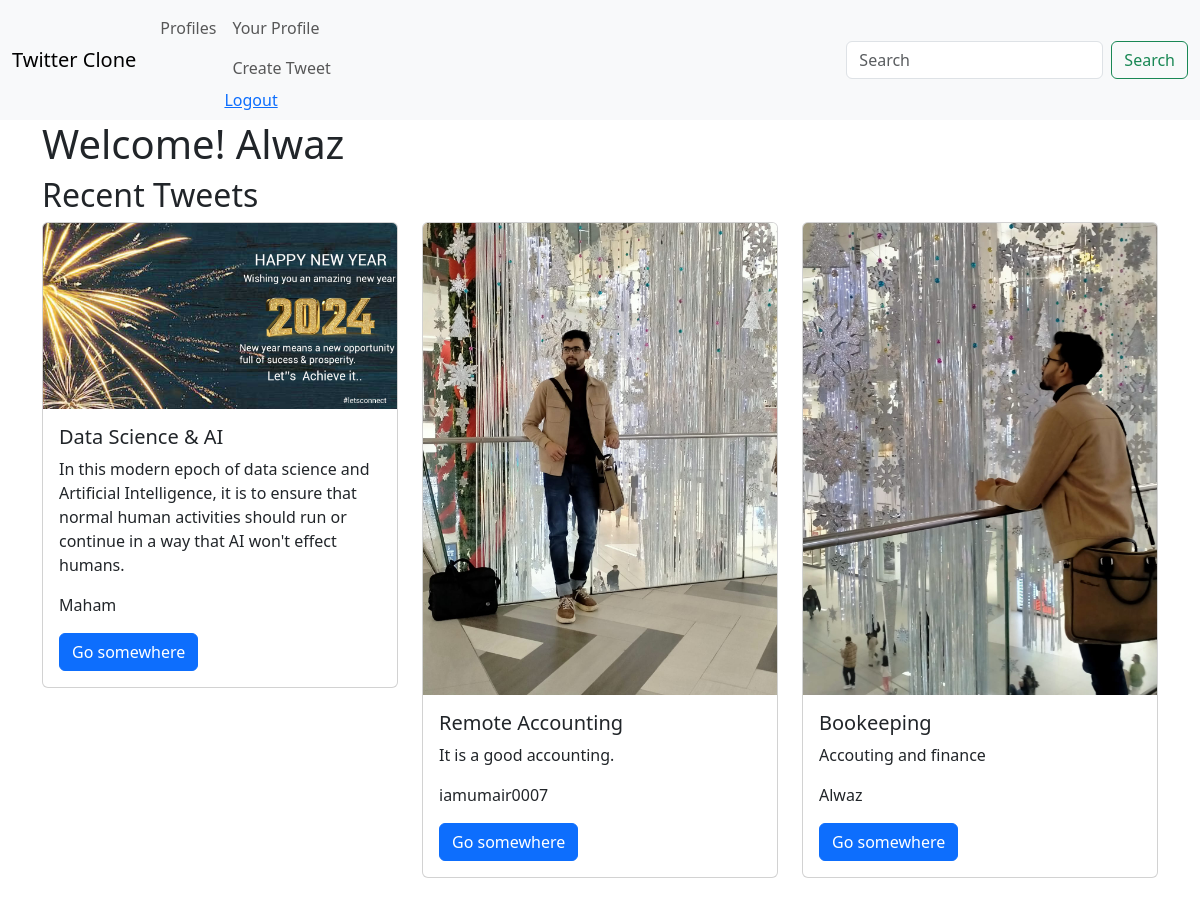
The app's page / (signed in) with its own data.
### twitter/models.py (models this page shows, shortened)
class AuthUser(AbstractBaseUser,PermissionsMixin):
    id = models.AutoField(primary_key=True)
    email = models.EmailField(max_length=255,unique=True)
    username = models.CharField(max_length=255)
    is_active = models.BooleanField(default=True)
    is_staff = models.BooleanField(default=False)
    USERNAME_FIELD = "email"
    REQUIRED_FIELDS = ["username"]
    objects = UserManager()

class Tweet(models.Model):
    title = models.TextField(max_length=200)
    tweet = models.TextField(max_length=2000)
    user = models.ForeignKey(AuthUser, on_delete=models.CASCADE)
    date_created = models.DateTimeField(auto_now_add=True)
    date_modified = models.DateTimeField(auto_now=True)
    image = models.ImageField(upload_to='tweets/images/', blank=True, null=True)

### twitter/views.py (the view)
# urls.py: path('', views.home, name='home'),
def home(request):
    tweets = Tweet.objects.all().order_by('-date_created')
    return render(request, 'home.html', {"tweets": tweets})

### twitter/templates/home.html (shortened to what this page needs)
{% extends 'base.html' %}
{% block content %}
    <h1>Welcome! {{ user.username }}</h1>
    <div class="tweets">
        {% if tweets %}
            <h2>Recent Tweets</h2>
            <div class="row">
                {% for tweet in tweets %}
                    <div class="col-md-4 mb-4">
                        <div class="card" style="width: 100%;">
                            {% if tweet.image %}
                                <img src="{{ tweet.image.url }}" class="card-img-top" alt="Tweet image">
                            {% endif %}
                            <div class="card-body">
                                <h5 class="card-title">{{ tweet.title }}</h5>
                                <p class="card-text">{{ tweet.tweet }}</p>
                                <p class="card-text">{{ tweet.user.username }}</p>
                                <a href="#" class="btn btn-primary">Go somewhere</a>
                            </div>
                        </div>
                    </div>
                {% endfor %}
            </div>
        {% else %}
            <p>No tweets to display.</p>
        {% endif %}
    </div>
{% endblock %}

### records on screen
AuthUser: username "Alwaz"
Tweet: image (picture), title "Data Science & AI", tweet "In this modern epoch of data science and Artificial Intelligence, it is to ensure that normal human activities should run or continue in a way that AI won't effect humans.", user.username "Maham"
Tweet: image (picture), title "Remote Accounting", tweet "It is a good accounting.", user.username "iamumair0007"
Tweet: image (picture), title "Bookeeping", tweet "Accouting and finance", user.username "Alwaz"
